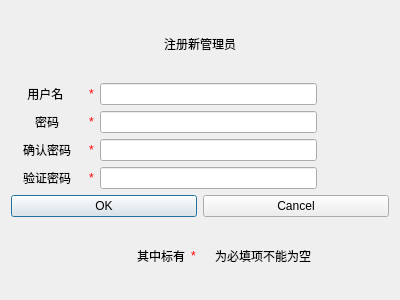
<?xml version="1.0" encoding="UTF-8"?>
<ui version="4.0">
 <class>RegistAdminWin</class>
 <widget class="QDialog" name="RegistAdminWin">
  <property name="geometry">
   <rect>
    <x>0</x>
    <y>0</y>
    <width>400</width>
    <height>300</height>
   </rect>
  </property>
  <property name="windowTitle">
   <string>Dialog</string>
  </property>
  <layout class="QVBoxLayout" name="verticalLayout_2">
   <item>
    <layout class="QVBoxLayout" name="verticalLayout">
     <item>
      <widget class="QLabel" name="label_4">
       <property name="styleSheet">
        <string notr="true">font: 18pt &quot;华文琥珀&quot;;</string>
       </property>
       <property name="text">
        <string>注册新管理员</string>
       </property>
       <property name="textFormat">
        <enum>Qt::PlainText</enum>
       </property>
       <property name="alignment">
        <set>Qt::AlignCenter</set>
       </property>
      </widget>
     </item>
     <item>
      <layout class="QHBoxLayout" name="horizontalLayout" stretch="2,0,6,2">
       <item>
        <widget class="QLabel" name="label">
         <property name="sizePolicy">
          <sizepolicy hsizetype="Expanding" vsizetype="Preferred">
           <horstretch>0</horstretch>
           <verstretch>0</verstretch>
          </sizepolicy>
         </property>
         <property name="styleSheet">
          <string notr="true"/>
         </property>
         <property name="text">
          <string>用户名 </string>
         </property>
         <property name="alignment">
          <set>Qt::AlignCenter</set>
         </property>
        </widget>
       </item>
       <item>
        <widget class="QLabel" name="label_7">
         <property name="styleSheet">
          <string notr="true">color: rgb(255, 0, 0);</string>
         </property>
         <property name="text">
          <string>*</string>
         </property>
        </widget>
       </item>
       <item>
        <widget class="QLineEdit" name="username_LE"/>
       </item>
       <item>
        <spacer name="horizontalSpacer">
         <property name="orientation">
          <enum>Qt::Horizontal</enum>
         </property>
         <property name="sizeHint" stdset="0">
          <size>
           <width>40</width>
           <height>20</height>
          </size>
         </property>
        </spacer>
       </item>
      </layout>
     </item>
     <item>
      <layout class="QHBoxLayout" name="horizontalLayout_2" stretch="2,0,6,2">
       <item>
        <widget class="QLabel" name="label_2">
         <property name="sizePolicy">
          <sizepolicy hsizetype="Expanding" vsizetype="Preferred">
           <horstretch>0</horstretch>
           <verstretch>0</verstretch>
          </sizepolicy>
         </property>
         <property name="text">
          <string>密码</string>
         </property>
         <property name="alignment">
          <set>Qt::AlignCenter</set>
         </property>
        </widget>
       </item>
       <item>
        <widget class="QLabel" name="label_8">
         <property name="styleSheet">
          <string notr="true">color: rgb(255, 0, 0);</string>
         </property>
         <property name="text">
          <string>*</string>
         </property>
        </widget>
       </item>
       <item>
        <widget class="QLineEdit" name="password_LE">
         <property name="alignment">
          <set>Qt::AlignLeading|Qt::AlignLeft|Qt::AlignVCenter</set>
         </property>
        </widget>
       </item>
       <item>
        <spacer name="horizontalSpacer_2">
         <property name="orientation">
          <enum>Qt::Horizontal</enum>
         </property>
         <property name="sizeHint" stdset="0">
          <size>
           <width>40</width>
           <height>20</height>
          </size>
         </property>
        </spacer>
       </item>
      </layout>
     </item>
     <item>
      <layout class="QHBoxLayout" name="horizontalLayout_3" stretch="2,0,6,2">
       <item>
        <widget class="QLabel" name="label_3">
         <property name="sizePolicy">
          <sizepolicy hsizetype="Expanding" vsizetype="Preferred">
           <horstretch>0</horstretch>
           <verstretch>0</verstretch>
          </sizepolicy>
         </property>
         <property name="text">
          <string>确认密码</string>
         </property>
         <property name="alignment">
          <set>Qt::AlignCenter</set>
         </property>
        </widget>
       </item>
       <item>
        <widget class="QLabel" name="label_9">
         <property name="styleSheet">
          <string notr="true">color: rgb(255, 0, 0);</string>
         </property>
         <property name="text">
          <string>*</string>
         </property>
        </widget>
       </item>
       <item>
        <widget class="QLineEdit" name="confirm_password_LE"/>
       </item>
       <item>
        <spacer name="horizontalSpacer_3">
         <property name="orientation">
          <enum>Qt::Horizontal</enum>
         </property>
         <property name="sizeHint" stdset="0">
          <size>
           <width>40</width>
           <height>20</height>
          </size>
         </property>
        </spacer>
       </item>
      </layout>
     </item>
     <item>
      <layout class="QHBoxLayout" name="horizontalLayout_5" stretch="2,0,6,2">
       <item>
        <widget class="QLabel" name="label_6">
         <property name="sizePolicy">
          <sizepolicy hsizetype="Expanding" vsizetype="Preferred">
           <horstretch>0</horstretch>
           <verstretch>0</verstretch>
          </sizepolicy>
         </property>
         <property name="text">
          <string>验证密码</string>
         </property>
         <property name="alignment">
          <set>Qt::AlignCenter</set>
         </property>
        </widget>
       </item>
       <item>
        <widget class="QLabel" name="label_13">
         <property name="styleSheet">
          <string notr="true">color: rgb(255, 0, 0);</string>
         </property>
         <property name="text">
          <string>*</string>
         </property>
        </widget>
       </item>
       <item>
        <widget class="QLineEdit" name="confirm_password_LE_3"/>
       </item>
       <item>
        <spacer name="horizontalSpacer_5">
         <property name="orientation">
          <enum>Qt::Horizontal</enum>
         </property>
         <property name="sizeHint" stdset="0">
          <size>
           <width>40</width>
           <height>20</height>
          </size>
         </property>
        </spacer>
       </item>
      </layout>
     </item>
     <item>
      <layout class="QHBoxLayout" name="horizontalLayout_6">
       <item>
        <widget class="QPushButton" name="OK_btn">
         <property name="text">
          <string>OK</string>
         </property>
        </widget>
       </item>
       <item>
        <widget class="QPushButton" name="Cancel_btn">
         <property name="text">
          <string>Cancel</string>
         </property>
        </widget>
       </item>
      </layout>
     </item>
     <item>
      <layout class="QHBoxLayout" name="horizontalLayout_7" stretch="10,1,10">
       <item>
        <widget class="QLabel" name="label_10">
         <property name="text">
          <string>其中标有</string>
         </property>
         <property name="alignment">
          <set>Qt::AlignRight|Qt::AlignTrailing|Qt::AlignVCenter</set>
         </property>
        </widget>
       </item>
       <item>
        <widget class="QLabel" name="label_11">
         <property name="styleSheet">
          <string notr="true">color: rgb(255, 0, 0);</string>
         </property>
         <property name="text">
          <string>*</string>
         </property>
        </widget>
       </item>
       <item>
        <widget class="QLabel" name="label_12">
         <property name="text">
          <string>为必填项不能为空</string>
         </property>
        </widget>
       </item>
      </layout>
     </item>
    </layout>
   </item>
  </layout>
 </widget>
 <resources/>
 <connections/>
</ui>
